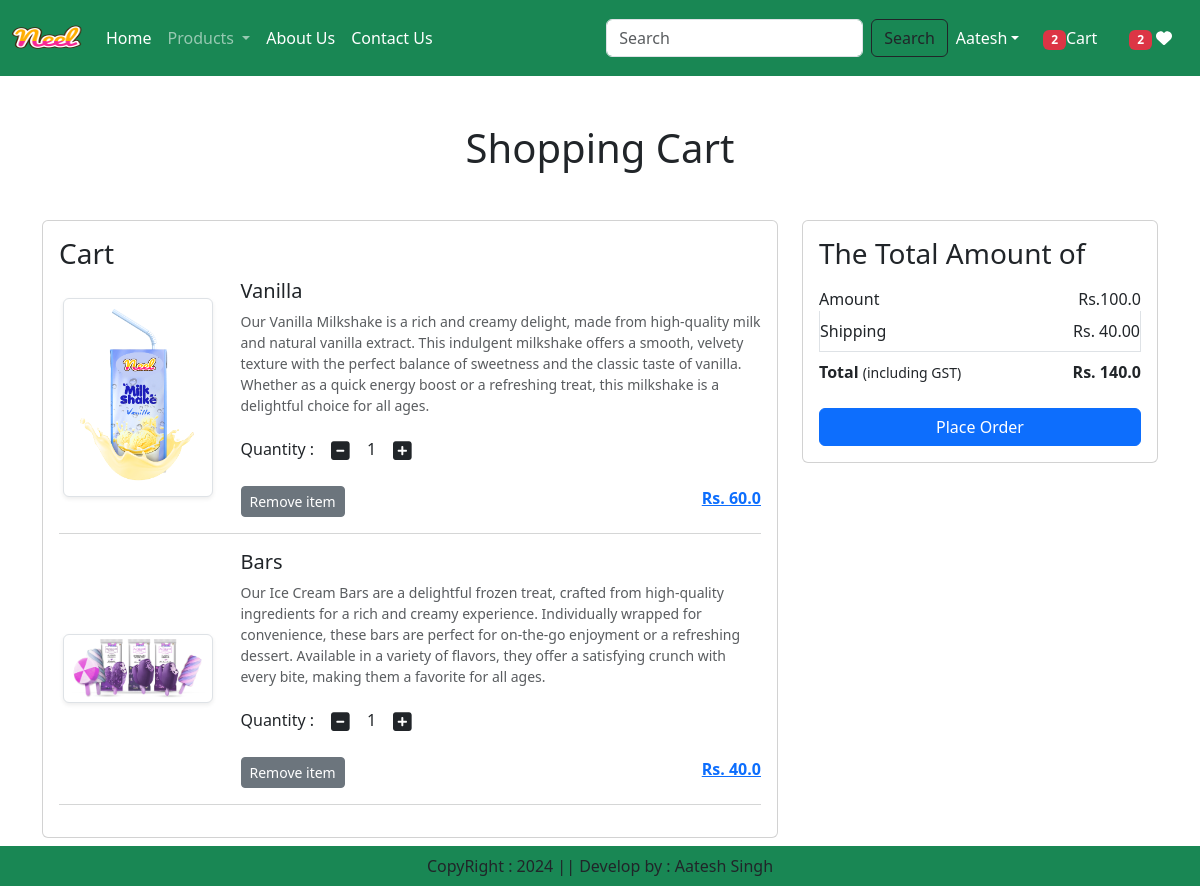
The app's page /cart/ (signed in) with its own data.
### app/models.py (models this page shows, shortened)
class Cart(models.Model):
    user = models.ForeignKey(User,on_delete=models.CASCADE)
    product = models.ForeignKey(Product, on_delete=models.CASCADE)
    quantity =  models.PositiveIntegerField(default=1)

class Product(models.Model):
    title = models.CharField(max_length=100)
    selling_price = models. FloatField()
    discounted_price =  models.FloatField()
    description= models. TextField()
    composition = models.TextField(default='')
    prodapp = models. TextField(default='')
    category = models.CharField(choices=CATEGORY_CHOICES, max_length=2)
    product_image = models.ImageField(upload_to = 'product')

### app/views.py (the view)
# urls.py: path('cart/', views.show_cart,name="showcart"),
@login_required
def show_cart(request):
    user = request.user
    cart = Cart.objects.filter(user=user)
    amount = 0
    for p in cart:
        value = p.product.discounted_price * p.quantity
        amount += value
    totalamount = amount  + 40
    totalitem = 0
    wishitem = 0
    if request.user.is_authenticated:
        totalitem = len(Cart.objects.filter(user=request.user))
        wishitem = len(Wishlist.objects.filter(user=request.user))
    return render(request,"app/addtocart.html",locals())

### app/templates/app/addtocart.html (shortened to what this page needs)
{% extends "app/base.html" %}
{% load static %}
{% block main-content %}
<div class="container my-5">
    <div class="row">
        {% if cart %}
        <h1 class="text-center mb-5">Shopping Cart</h1>
        <div class="col-sm-8">
            <div class="card">
                <div class="card-body">
                    <h3>Cart</h3>
                    {% for item in cart %}
                    <div class="row">
                        <div class="col-sm-3 text-center align-self-center">
                            <img src="{{item.product.product_image.url}}" alt="" class="img-fluid img-thumbnail shadow-sm" height="150" width="150">
                        </div>
                        <div class="col-sm-9">
                            <div>
                                <h5>{{item.product.title}}</h5>
                                <p class="mb-2 text-muted small">{{item.product.description}}</p>
                                <div class="my-3">
                                    <label for="quantity">Quantity :</label>
                                    <a class="minus-cart btn" pid={{item.product.id}}><i class="fas fa-minus-square fa-lg"></i></a>
                                    <span id="quantity">{{item.quantity}}</span>
                                    <a class="plus-cart btn" pid={{item.product.id}}><i class="fas fa-plus-square fa-lg"></i></a>
                                </div>
                                <div class="d-flex justify-content-between">
                                    <a href="#" class="remove-cart btn btn-sm btn-secondary mr-3" pid={{item.product.id}}>Remove item</a>
                                    <a class="mb-0"><span><strong>Rs. {{item.product.discounted_price}}</strong></span></a>
                                </div>
                            </div>
                        </div>
                    </div>
                    <hr class="text-muted">
                    {% endfor %}
                </div>
            </div>
        </div>
        <div class="col-sm-4">
            <div class="card">
                 <div class="card-body">
                    <h3>The Total Amount of</h3>
                    <ul class="list-group">
                        <li class="list-group-item d-flex justify-content-between align-items-center border-0 px-0 pb-0">Amount<span id="amount">Rs.{{amount}}</span></li>
                        <li class="list-group-item d-flex justify-content-between align-items-center px-0">Shipping<span>Rs. 40.00</span></li>
                        <li class="list-group-item d-flex justify-content-between align-items-center border-0 px-0 mb-3">
                            <div>
                                <strong>Total</strong> <small>(including GST)</small>
                            </div>
                            <span id="totalamount"><strong>Rs. {{totalamount}}</strong></span>
                        </li>
                    </ul>
                    <div class="d-grid"><a href="{% url 'checkout' %}" class="btn btn-primary">Place Order</a>
                    </div>
                </div>
            </div>
        </div>
        {% else %}
        <h1 class="text-center mb-5">Cart is Empty</h1>
        {% endif %}
    </div>
</div>
{% endblock main-content %}

### records on screen
Cart: product.product_image (picture), product "Vanilla", product.description "Our Vanilla Milkshake is a rich and creamy delight, made from high-quality milk and natural vanilla extract. This indulgent milkshake offers a smooth, velvety texture with the perfect balance of sweetness and the classic taste of vanilla. Whether as a quick energy boost or a refreshing treat, this milkshake is a delightful choice for all ages.", quantity "1", product.discounted_price "60.0"
Cart: product.product_image (picture), product "Bars", product.description "Our Ice Cream Bars are a delightful frozen treat, crafted from high-quality ingredients for a rich and creamy experience. Individually wrapped for convenience, these bars are perfect for on-the-go enjoyment or a refreshing dessert. Available in a variety of flavors, they offer a satisfying crunch with every bite, making them a favorite for all ages.", quantity "1", product.discounted_price "40.0"

### other values on screen
{{ totalitem }} "2"
{{ wishitem }} "2"
{{ amount }} "100.0"
{{ totalamount }} "140.0"
